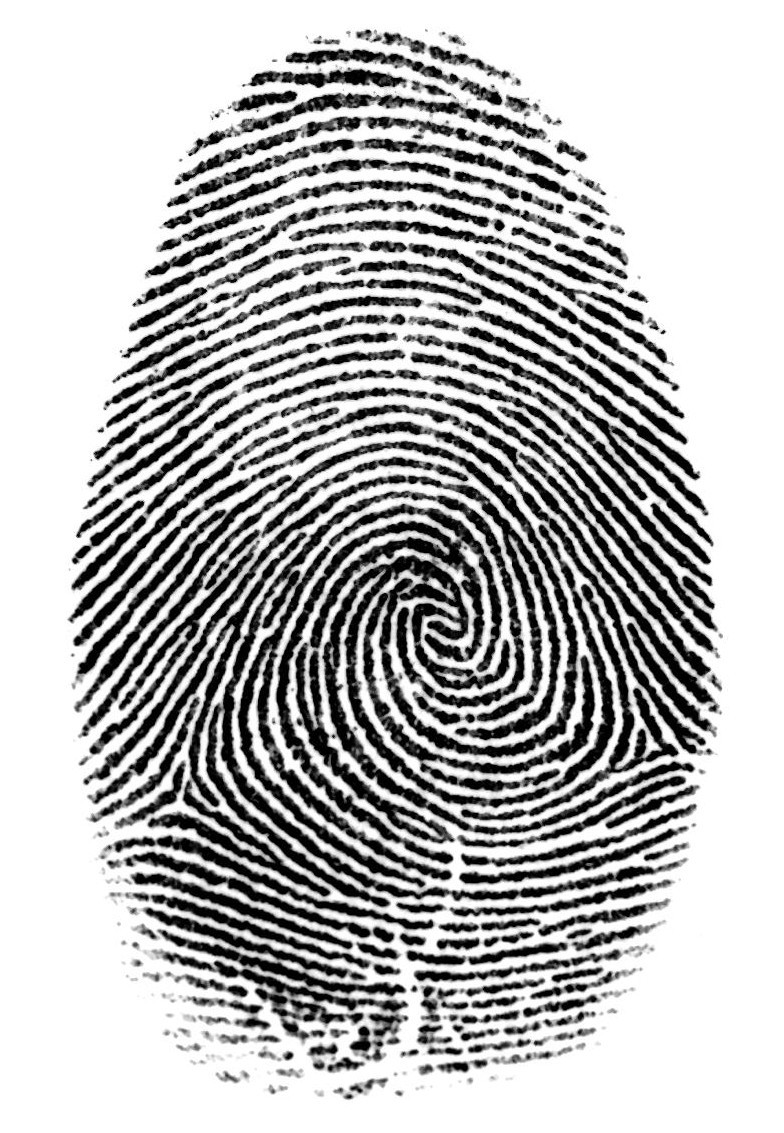
#> input picture testes-algoritmos-TG/messigray.png, 784 x 1133 px
$ python Thinning.py
#> lines starting #> are read from the running program, lines starting #| are printed output that depends on the picture; after the words box and inside, x2 and y2 are one past the last pixel; in counts of white or black regions, pixels touching at a corner belong together
# encoding: utf-8
# thinning.py
# Hilditch Thinning Algorithms
# 2012-3-6
# Eiichiro Momma
__author__ = 'momma'
import cv2 as cv
import numpy as np

def Init(kpw, kpb):
    kpw.append(np.array([[0.,0.,0.],[0.,1.,1.],[0.,1.,0.]]))
    kpw.append(np.array([[0.,0.,0.],[0.,1.,0.],[1.,1.,0.]]))
    kpw.append(np.array([[0.,0.,0.],[1.,1.,0.],[0.,1.,0.]]))
    kpw.append(np.array([[1.,0.,0.],[1.,1.,0.],[0.,0.,0.]]))
    kpw.append(np.array([[0.,1.,0.],[1.,1.,0.],[0.,0.,0.]]))
    kpw.append(np.array([[0.,1.,1.],[0.,1.,0.],[0.,0.,0.]]))
    kpw.append(np.array([[0.,1.,0.],[0.,1.,1.],[0.,0.,0.]]))
    kpw.append(np.array([[0.,0.,0.],[0.,1.,1.],[0.,0.,1.]]))
    kpb.append(np.array([[1.,1.,0.],[1.,0.,0.],[0.,0.,0.]]))
    kpb.append(np.array([[1.,1.,1.],[0.,0.,0.],[0.,0.,0.]]))
    kpb.append(np.array([[0.,1.,1.],[0.,0.,1.],[0.,0.,0.]]))
    kpb.append(np.array([[0.,0.,1.],[0.,0.,1.],[0.,0.,1.]]))
    kpb.append(np.array([[0.,0.,0.],[0.,0.,1.],[0.,1.,1.]]))
    kpb.append(np.array([[0.,0.,0.],[0.,0.,0.],[1.,1.,1.]]))
    kpb.append(np.array([[0.,0.,0.],[1.,0.,0.],[1.,1.,0.]]))
    kpb.append(np.array([[1.,0.,0.],[1.,0.,0.],[1.,0.,0.]]))

if __name__ == '__main__':
    kpw = []
    kpb = []
    Init(kpw, kpb)
    src = cv.imread('messigray.png',0)
#> src is the input picture: shape (1133, 784); min 0, max 255, mean 184.2
    src_w = np.array(src, dtype=np.float32)/255.
    thresh, src_b = cv.threshold(src_w, 0.5, 1.0, cv.THRESH_BINARY_INV)
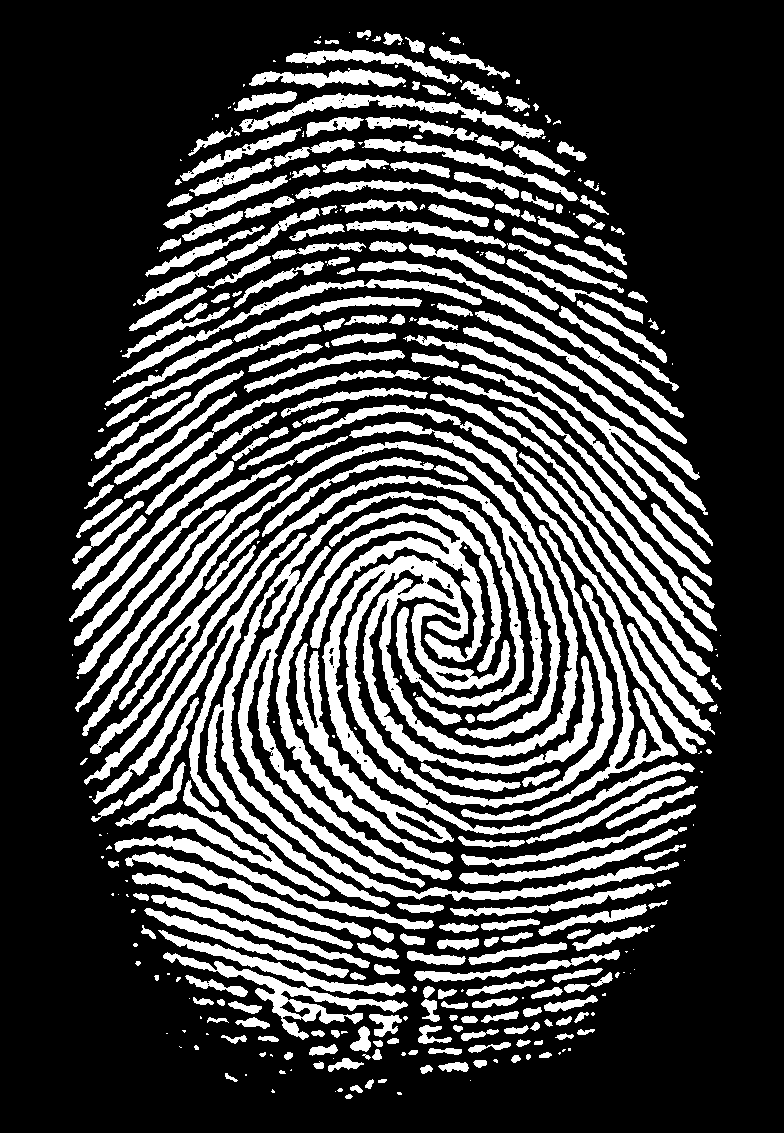
#> src_b: shape (1133, 784) float32; values 0 (black) and 1 (white), 27.5% white; 383 white regions (134 under 20 px), largest, box (x1, y1, x2, y2) and area: (82, 441, 695, 835) 30360, (206, 491, 679, 907) 14216, (276, 504, 502, 864) 11660
    thresh, src_f = cv.threshold(src_w, 0.5, 1.0, cv.THRESH_BINARY)
    thresh, src_w = cv.threshold(src_w, 0.5, 1.0, cv.THRESH_BINARY)
    th = 1.
    while th > 0:
        th = 0.
        for i in range(8):
            src_w = cv.filter2D(src_w, cv.CV_32F, kpw[i])
            src_b = cv.filter2D(src_b, cv.CV_32F, kpb[i])
            thresh, src_w = cv.threshold(src_w, 2.99, 1, cv.THRESH_BINARY)
            thresh, src_b = cv.threshold(src_b, 2.99, 1, cv.THRESH_BINARY)
            src_w = np.array(np.logical_and(src_w,src_b), dtype=np.float32)
            th += np.sum(src_w)
            src_f = np.array(np.logical_xor(src_f, src_w), dtype=np.float32)
            src_w = src_f.copy()
            thresh, src_b = cv.threshold(src_f, 0.5, 1.0, cv.THRESH_BINARY_INV)
            cv.imshow('result', src_w)
            cv.waitKey(1)
#> this loop made 8 passes
#> pass 1, `src_b = cv.filter2D(src_b, cv.CV_32F, kpb[i])`:
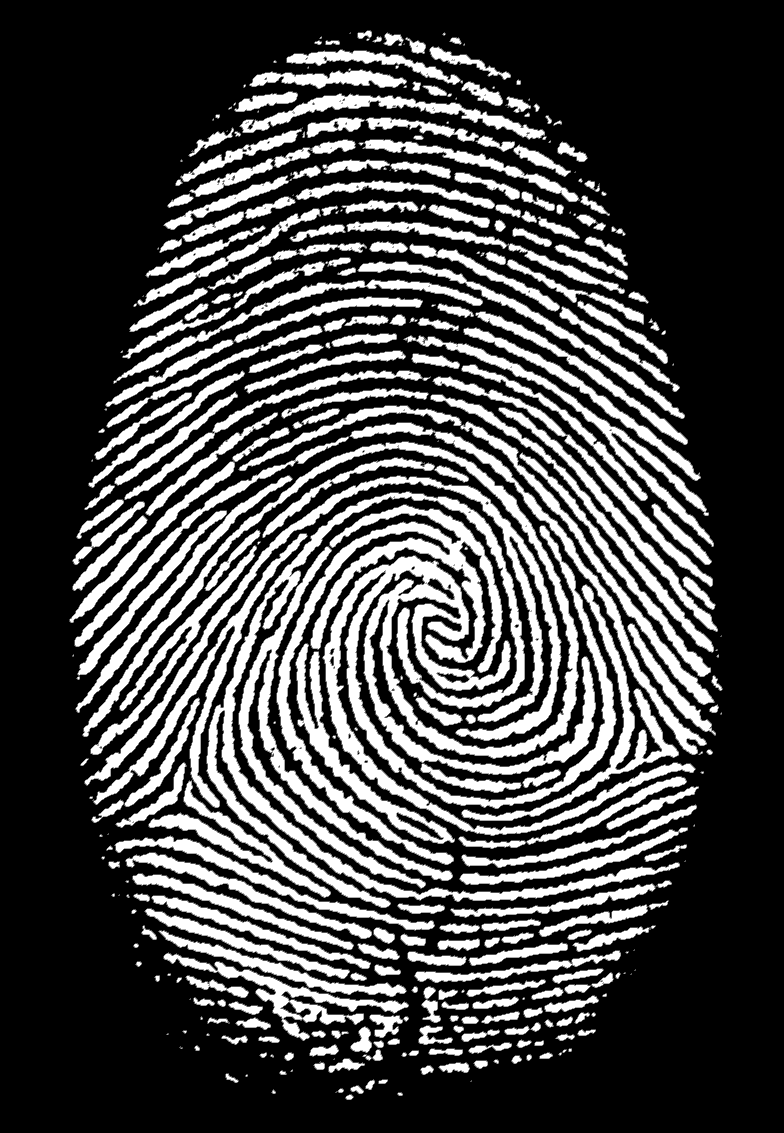
#> src_b: shape (1133, 784) float32; min 0, max 3, mean 0.825; drawn with min black and max white
#> pass 1, `thresh, src_w = cv.threshold(src_w, 2.99, 1, cv.THRESH_BINARY)`:
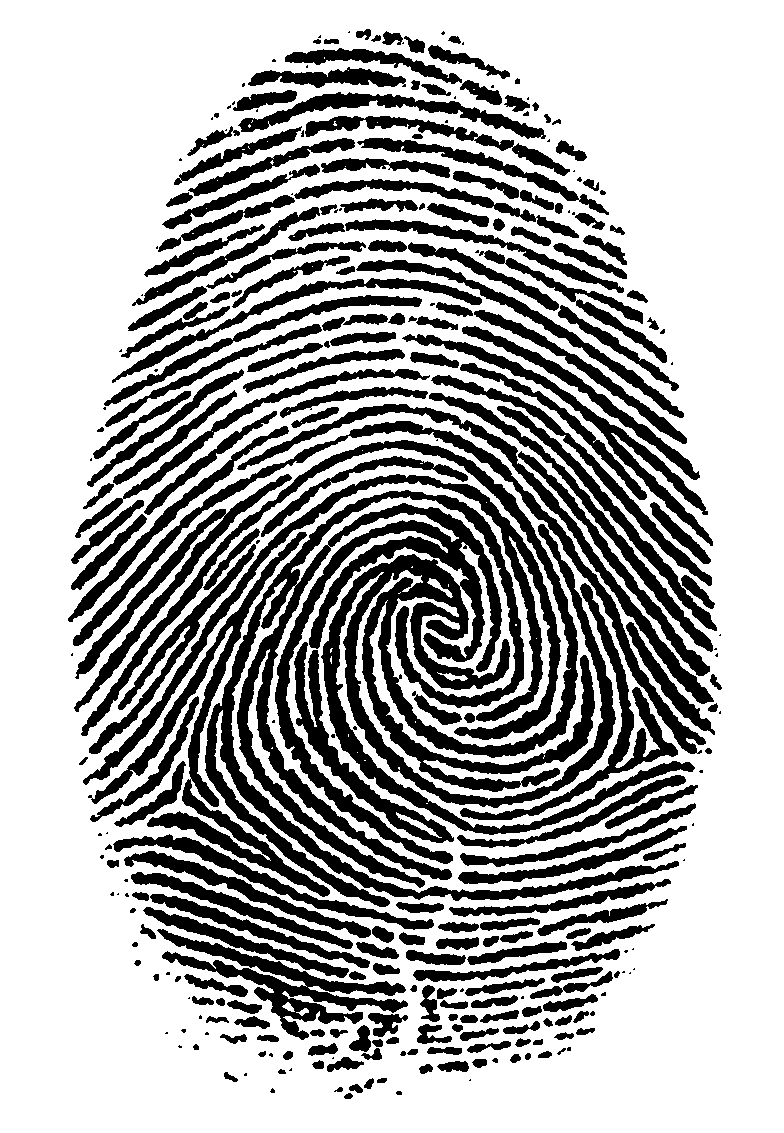
#> src_w: shape (1133, 784) float32; values 0 (black) and 1 (white), 68.3% white; 308 black regions (80 under 20 px), largest, box (x1, y1, x2, y2) and area: (81, 440, 695, 907) 73193, (83, 474, 561, 785) 10424, (88, 532, 330, 897) 8564
#> pass 1, `thresh, src_b = cv.threshold(src_b, 2.99, 1, cv.THRESH_BINARY)`:
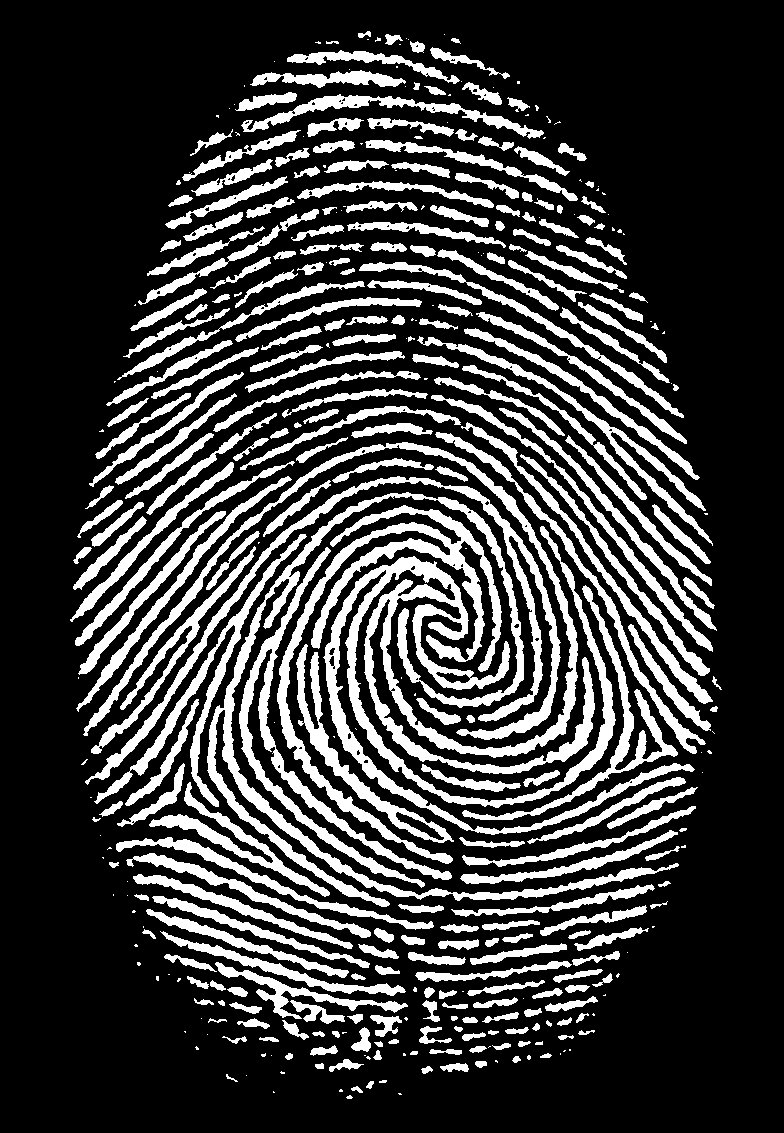
#> src_b: shape (1133, 784) float32; values 0 (black) and 1 (white), 23.3% white; 391 white regions (125 under 20 px), largest, box (x1, y1, x2, y2) and area: (83, 442, 695, 835) 26442, (207, 492, 679, 907) 12244, (277, 505, 502, 864) 10217
#> after the loop:
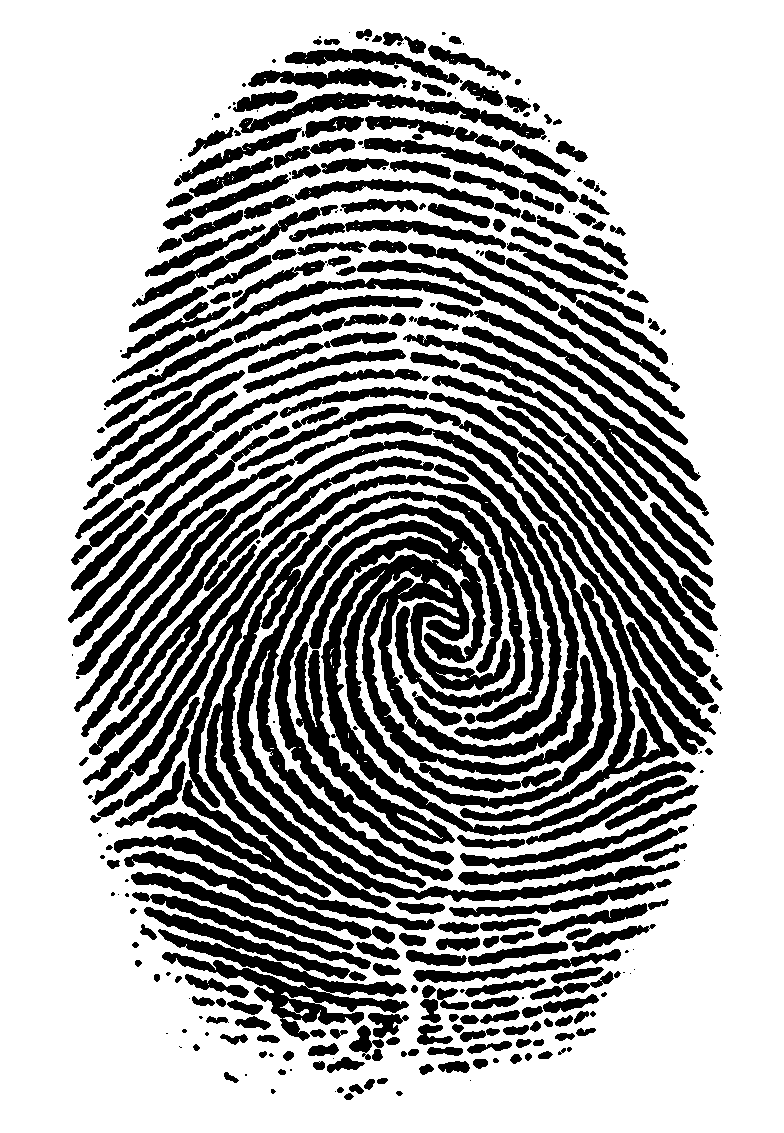
#> src_f: shape (1133, 784) float32; values 0 (black) and 1 (white), 65.9% white; 318 black regions (87 under 20 px), largest, box (x1, y1, x2, y2) and area: (81, 440, 696, 908) 81170, (83, 474, 562, 785) 11337, (144, 907, 409, 1041) 9334
#> after the loop, th = 58395
    cv.imshow('result', src_f)
    cv.waitKey(0)
